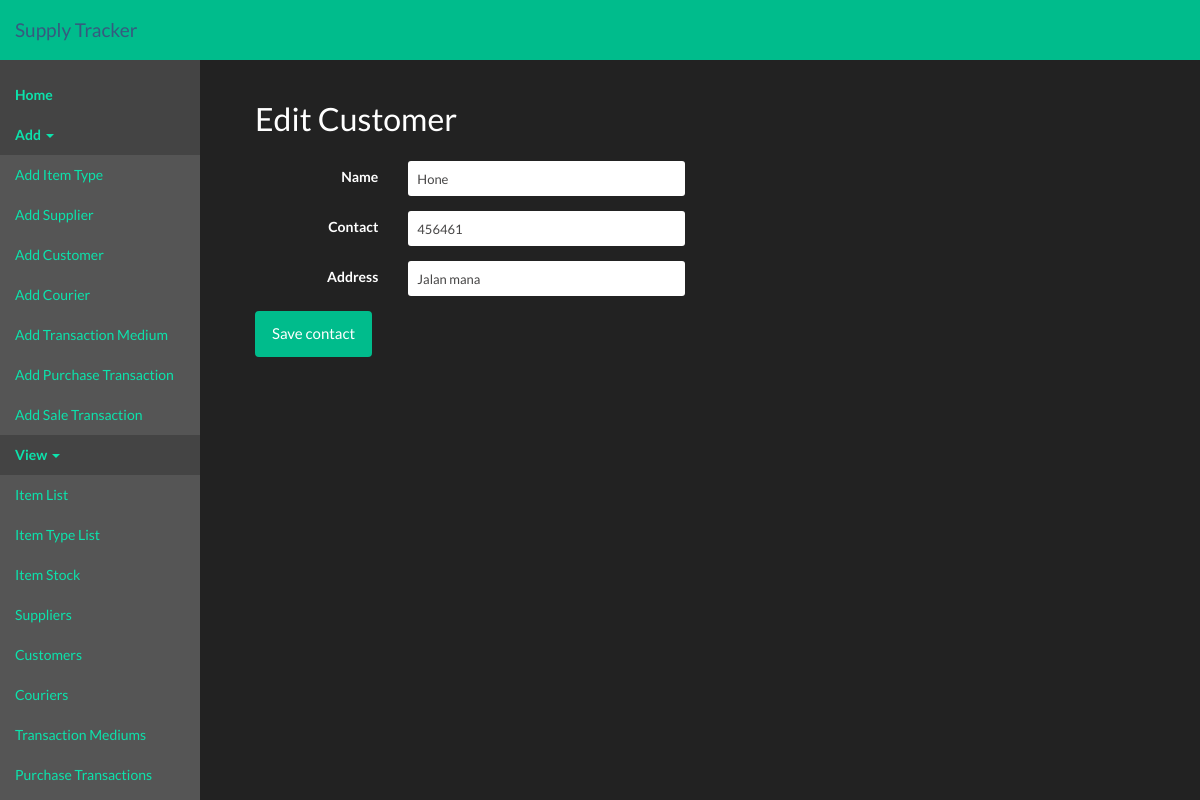
The page /customers/edit/1 on the database its author committed.
### app/models.py (models this page shows, shortened)
class STModel(db.Model):
    __abstract__ = True
    errors = []
    @classmethod
    def get(cls, id):
        return cls.query.get(id)

class Customer(STModel):
    id = db.Column(db.Integer, primary_key=True)
    name = db.Column(db.String(NAME_LENGTH), index=True, nullable=False)
    contact = db.Column(db.String(CONTACT_LENGTH))
    address = db.Column(db.String(ADDRESS_LENGTH))
    sale_transactions = db.relationship('SaleTransaction',
                                        backref='customer', lazy='dynamic',
                                        cascade='save-update, merge, delete')

### app/views.py (the view, shortened to what this page needs)
@app.route('/customers/edit', methods=['GET', 'POST'])
@app.route('/customers/edit/<id>', methods=['GET', 'POST'])
def edit_customer(id=None):
    if not id:
        return redirect(url_for(customers.__name__))
    customer = models.Customer.get(id)
    if not customer:
        return redirect(url_for(customers.__name__))
    form = forms.ContactForm(obj=customer)
    return render_template('edit/edit-customer.html', form=form)

### app/forms.py
class ContactForm(Form):
    name = StringField(label='Name',
                       validators=[Length(max=models.NAME_LENGTH), InputRequired()])
    contact = StringField(label='Contact',
                          validators=[Length(max=models.CONTACT_LENGTH)])
    address = StringField(label='Address',
                          validators=[Length(max=models.ADDRESS_LENGTH)])
    submit_button = SubmitField(label='Save contact')

### app/__init__.py (called while the page is built)
@event.listens_for(Engine, "connect")
def set_sqlite_pragma(dbapi_connection, connection_record):
    cursor = dbapi_connection.cursor()
    cursor.execute("PRAGMA foreign_keys=ON")
    cursor.close()

### app/templates/edit/edit-customer.html
{% extends "base.html" %}
{% block content %}
<h2 class="header-title">Edit Customer</h2>
{% include 'form_templates/contact-form.html' %}
{% endblock %}

### app/templates/_formhelpers.html (shortened to what this page needs)
{% macro render_form_field(field, label_width=2,
  field_width=4, extra_div_class="",
  extra_field_class="", label_visible=true) %}
  {% set div_class='form-group {} {}'.format('has-error' if field.errors else '', extra_div_class) %}
  <div class="{{ div_class }}">
    {% if field.type != 'HiddenField' and label_visible %}
      {% set label_class= "control-label " + "col-xs-" + label_width|string %}
      {{ field.label(class_=label_class + " " + extra_field_class) }}
    {% endif %}
    {% set field_class= "col-xs-" + field_width|string %}
    <div class="{{ field_class }}">
      {{ field(class_='form-control input-sm' + " " + extra_field_class, **kwargs)|safe }}
    </div>
  </div>
{% endmacro %}

### rows shown on the page
Customer: name "Hone", contact "456461", address "Jalan mana"

### other values the page prints
{{ field.label(class_=label_class + " " + extra_field_class) }} "Name Contact Address"
